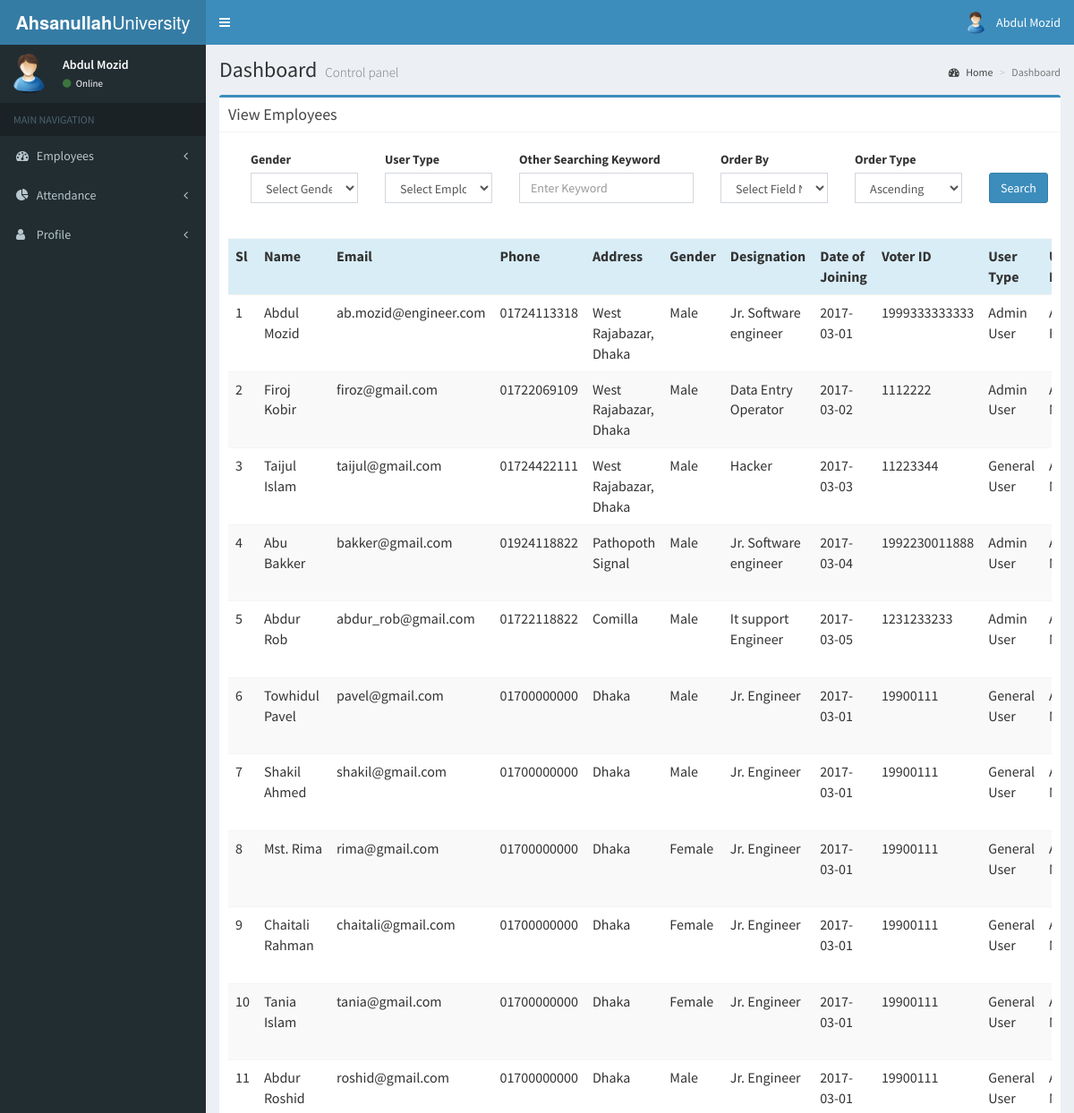
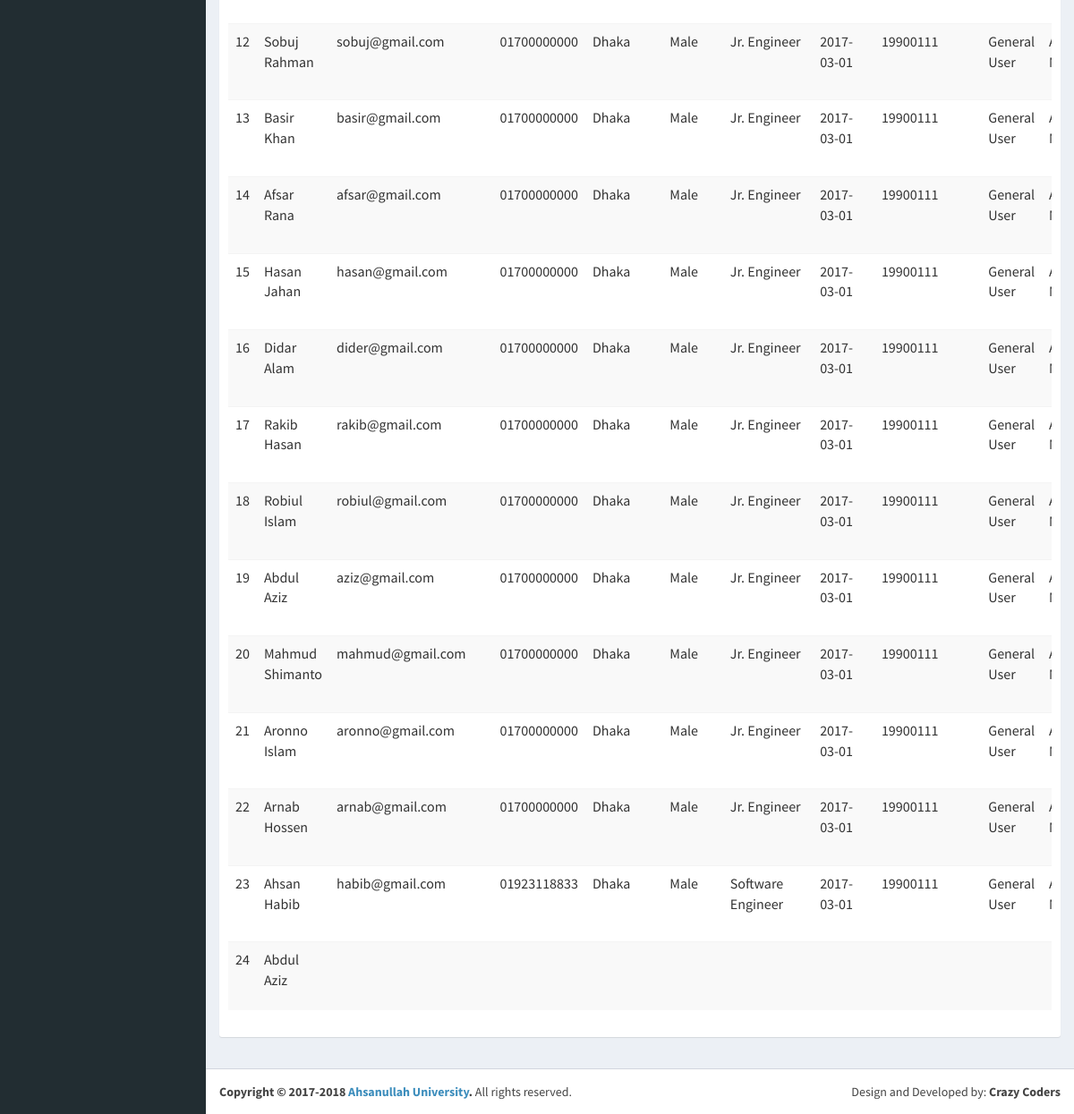
The page /emp_view_employee.php?id=359537 (signed in) on the database its author committed (2 pictures, top to bottom).
### tables this page shows
CREATE TABLE `employee` (
  `id` int(10) NOT NULL AUTO_INCREMENT,
  `first_name` varchar(100) DEFAULT NULL,
  `last_name` varchar(100) DEFAULT NULL,
  `email` varchar(100) DEFAULT NULL,
  `phone_no` varchar(11) DEFAULT NULL,
  `address` varchar(200) DEFAULT NULL,
  `designation` varchar(100) DEFAULT NULL,
  `gender` varchar(10) DEFAULT NULL,
  `joining_date` date DEFAULT NULL,
  `voter_id` varchar(20) DEFAULT NULL,
  `user_type` int(2) DEFAULT NULL,
  `password` varchar(50) DEFAULT NULL,
  `update_by` int(10) DEFAULT NULL,
  `insert_datetime` datetime DEFAULT NULL,
  PRIMARY KEY (`id`)
);

### emp_view_employee.php (the view, shortened to what this page needs)
<!DOCTYPE html>
<html>
    <head>
        <?php include 'shared/csslinks.php'; ?>
    </head>
    <body class="hold-transition skin-blue sidebar-mini">
        <div class="wrapper">
            <?php include "shared/header.php"; ?>
            <?php include "shared/navbar.php"; ?>
            <div class="content-wrapper">
                <section class="content-header">
                    <h1>
                        Dashboard
                        <small>Control panel</small>
                    </h1>
                    <ol class="breadcrumb">
                        <li><a href="#"><i class="fa fa-dashboard"></i> Home</a></li>
                        <li class="active">Dashboard</li>
                    </ol>
                </section>
                <section class="content">
                    <div class="row">
                        <div class="col-md-12">
                            <div class="box box-primary">
                                <div class="box-header with-border">
                                    <h3 class="box-title">View Employees</h3>
                                </div>
                                <div class="box-body">
                                    <div class="row">
                                        <div class="col-md-12">
                                            <?php
                                            $condition = " Where 1=1";
                                            $keyword = '';
                                            $order_type = '';
                                            ?>
                                            <form action="" method="POST" id="contact_form">
                                                <div class="box-body">
                                                    <div class="col-md-2">
                                                        <div class="form-group">
                                                            <label for="gender">Gender</label>
                                                            <select class="form-control" name="gender" id="gender">
                                                                <option value="">Select Gender </option>
                                                            </select>
                                                        </div>
                                                    </div>
                                                    <div class="col-md-2">
                                                        <div class="form-group">
                                                            <label for="user_type">User Type</label>
                                                            <select class="form-control" name="user_type" id="user_type">
                                                                <option value="">Select Employee Name </option>
                                                            </select>
                                                        </div>
                                                    </div>
                                                    <div class="col-md-3">
                                                        <div class="form-group">
                                                            <label for="keyword">Other Searching Keyword</label>
                                                            <input type="text" name="keyword" class="form-control" value="<?php
if (!empty($keyword)) {
    echo $keyword;
}
?>"placeholder="Enter Keyword"/>
                                                        </div>
                                                    </div>
                                                    <div class="col-md-2">
                                                        <div class="form-group">
                                                            <label for="order_by">Order By</label>
                                                            <select class="form-control" name="order_by" id="order_by">
                                                                <option value="">Select Field Name </option>
                                                            </select>
                                                        </div>
                                                    </div>
                                                    <div class="col-md-2">
                                                        <div class="form-group">
                                                            <label for="order_type">Order Type</label>
                                                            <select class="form-control" name="order_type" id="order_type">
                                                                <option value="ASC"<?php
                                                                    if ($order_type == "ASC") {
                                                                        echo "Selected";
                                                                    }
                                                                    ?>>Ascending</option>
                                                            </select>
                                                        </div>
                                                    </div>
                                                    <div class="col-md-1">
                                                        <div class="form-group" style="margin-top:25px;">
                                                            <input type="submit" class="btn btn-primary" name="search" value="Search">
                                                        </div>
                                                    </div>
                                                </div>
                                            </form>
                                            <div class="table-responsive">
                                                <table class="table table-striped" id="myTable">
                                                    <tr class="info">
                                                        <th>Sl</th>
                                                        <th>Name</th>
                                                        <th>Email</th>
                                                        <th>Phone</th>
                                                        <th>Address</th>
                                                        <th>Gender</th>
                                                        <th>Designation</th>
                                                        <th>Date of Joining</th>
                                                        <th>Voter ID</th>
                                                        <th>User Type</th>
                                                        <th>Update By</th>
                                                    </tr>
                                                    <?php
                                                    $i = 1;
                                                    $query = mysql_query("SELECT *,(SELECT TYPE FROM user_type WHERE id=user_type) AS usertype,(SELECT CONCAT(first_name,' ',last_name) FROM employee AS emp WHERE emp.`id`=employee.`update_by`) AS update_by_name FROM employee $condition");
                                                    $count = mysql_num_rows($query);
                                                    if ($count >= 1) {
                                                        while ($row = mysql_fetch_array($query)) {
                                                            ?>
                                                            <tr>
                                                                <td><?php echo $i; ?></td>
                                                                <td><?php echo $row['first_name'] . " " . $row['last_name']; ?></td>
                                                                <td><?php echo $row['email']; ?></td>
                                                                <td><?php echo $row['phone_no']; ?></td>
                                                                <td><?php echo $row['address']; ?></td>
                                                                <td><?php echo $row['gender']; ?></td>
                                                                <td><?php echo $row['designation']; ?></td>
                                                                <td><?php echo $row['joining_date']; ?></td>
                                                                <td><?php echo $row['voter_id']; ?></td>
                                                                <td><?php echo $row['usertype']; ?></td>
                                                                <td><?php echo $row['update_by_name']; ?></td>
                                                            </tr>
        <?php
        $i++;
    }
} else
    echo "<tr><td colspan='12'><span style='color:red;'><strong>Data not found</stron></span></td></tr>";
?>
                                                </table>
                                            </div>
                                        </div>
                                    </div>
                                </div>
                            </div>
                        </div>
                    </div>
                </section>
            </div>
    <?php include "shared/footer.php"; ?>
        </div>
    </body>
</html>

### shared/csslinks.php (shortened to what this page needs)
<link rel="stylesheet" href="source/bootstrap/css/bootstrap.min.css">
<link rel="stylesheet" href="https://cdnjs.cloudflare.com/ajax/libs/font-awesome/4.5.0/css/font-awesome.min.css">
<link rel="stylesheet" href="https://cdnjs.cloudflare.com/ajax/libs/ionicons/2.0.1/css/ionicons.min.css">
<link rel="stylesheet" href="source/dist/css/AdminLTE.min.css">
<link rel="stylesheet" href="source/dist/css/jquery.dataTables.min.css">
<link rel="stylesheet" href="source/dist/css/bootstrapValidator.min.css">
<link rel="stylesheet" href="source/dist/css/skins/_all-skins.min.css">
<link rel="stylesheet" href="source/plugins/iCheck/flat/blue.css">
<link rel="stylesheet" href="source/plugins/morris/morris.css">
<link rel="stylesheet" href="source/plugins/jvectormap/jquery-jvectormap-1.2.2.css">
<link rel="stylesheet" href="source/plugins/datepicker/datepicker3.css">
<link rel="stylesheet" href="source/plugins/daterangepicker/daterangepicker.css">
<link rel="stylesheet" href="source/plugins/bootstrap-wysihtml5/bootstrap3-wysihtml5.min.css">
<link rel="stylesheet" href="source/dist/css/bootstrap_timepicker.css">

### shared/header.php (shortened to what this page needs)
<header class="main-header">
    <a href="index.php" class="logo">
      <span class="logo-lg"><b>Ahsanullah</b>University</span>
    </a>
    <nav class="navbar navbar-static-top">
      <a href="#" class="sidebar-toggle" data-toggle="offcanvas" role="button">
      </a>
      <div class="navbar-custom-menu pull-right">
        <ul class="nav navbar-nav">
          <li class="dropdown user user-menu">
            <a href="#" class="dropdown-toggle" data-toggle="dropdown">
              <img src="images/user.png" class="user-image" alt="User Image">
              <span class="hidden-xs"><?php if(!empty($_SESSION)){if(!empty($_SESSION['name'])){echo $_SESSION['name'];}}?></span>
            </a>
          </li>
        </ul>
      </div>
    </nav>
  </header>

### shared/navbar.php (shortened to what this page needs)
<aside class="main-sidebar">
    <section class="sidebar">
        <div class="user-panel">
            <div class="pull-left image">
                <img src="images/user.png" class="img-circle" alt="User Image">
            </div>
            <div class="pull-left info">
                <p><?php if (!empty($_SESSION)) {
    if (!empty($_SESSION['name'])) {
        echo $_SESSION['name'];
    }
} ?></p>
                <a href="#"><i class="fa fa-circle text-success"></i> Online</a>
            </div>
        </div>
        <ul class="sidebar-menu">
            <li class="header">MAIN NAVIGATION</li>
            <li class="treeview">
                <a href="#">
                    <i class="fa fa-dashboard"></i> <span>Employees</span>
                    <span class="pull-right-container">
                        <i class="fa fa-angle-left pull-right"></i>
                    </span>
                </a>
            </li>
            <li class="treeview">
                <a href="#">
                    <i class="fa fa-pie-chart"></i>
                    <span>Attendance</span>
                    <span class="pull-right-container">
                        <i class="fa fa-angle-left pull-right"></i>
                    </span>
                </a>
            </li>
            <li class="treeview">
                <a href="#">
                    <i class="fa fa-user"></i> <span>Profile</span>
                    <span class="pull-right-container">
                        <i class="fa fa-angle-left pull-right"></i>
                    </span>
                </a>
            </li>
        </ul>
    </section>
</aside>

### shared/footer.php
<footer class="main-footer">
  <div class="pull-right hidden-xs">
    Design and Developed by: <b>Crazy Coders</b>
  </div>
  <strong>Copyright &copy; <?php echo $year=date('Y')-1;?>-<?php echo $year+1;?> <a href="http://www.aust.edu">Ahsanullah University</a>.</strong> All rights
  reserved.
</footer>

### rows shown on the page
employee: first_name "Abdul", last_name "Mozid", email "ab.mozid@engineer.com", phone_no "01724113318", address "West Rajabazar, Dhaka", gender "Male", designation "Jr. Software engineer", joining_date "2017-03-01", voter "1999333333333", usertype "Admin User"
employee: first_name "Firoj", last_name "Kobir", email "firoz@gmail.com", phone_no "01722069109", address "West Rajabazar, Dhaka", gender "Male", designation "Data Entry Operator", joining_date "2017-03-02", voter "1112222", usertype "Admin User"
employee: first_name "Taijul", last_name "Islam", email "taijul@gmail.com", phone_no "01724422111", address "West Rajabazar, Dhaka", gender "Male", designation "Hacker", joining_date "2017-03-03", voter "11223344", usertype "General User"
employee: first_name "Abu", last_name "Bakker", email "bakker@gmail.com", phone_no "01924118822", address "Pathopoth Signal", gender "Male", designation "Jr. Software engineer", joining_date "2017-03-04", voter "1992230011888", usertype "Admin User"
employee: first_name "Abdur", last_name "Rob", email "abdur_rob@gmail.com", phone_no "01722118822", address "Comilla", gender "Male", designation "It support Engineer", joining_date "2017-03-05", voter "1231233233", usertype "Admin User"
employee: first_name "Towhidul", last_name "Pavel", email "pavel@gmail.com", phone_no "01700000000", address "Dhaka", gender "Male", designation "Jr. Engineer", joining_date "2017-03-01", voter "19900111", usertype "General User"
employee: first_name "Shakil", last_name "Ahmed", email "shakil@gmail.com", phone_no "01700000000", address "Dhaka", gender "Male", designation "Jr. Engineer", joining_date "2017-03-01", voter "19900111", usertype "General User"
employee: first_name "Mst.", last_name "Rima", email "rima@gmail.com", phone_no "01700000000", address "Dhaka", gender "Female", designation "Jr. Engineer", joining_date "2017-03-01", voter "19900111", usertype "General User"
employee: first_name "Chaitali", last_name "Rahman", email "chaitali@gmail.com", phone_no "01700000000", address "Dhaka", gender "Female", designation "Jr. Engineer", joining_date "2017-03-01", voter "19900111", usertype "General User"
employee: first_name "Tania", last_name "Islam", email "tania@gmail.com", phone_no "01700000000", address "Dhaka", gender "Female", designation "Jr. Engineer", joining_date "2017-03-01", voter "19900111", usertype "General User"
employee: first_name "Abdur", last_name "Roshid", email "roshid@gmail.com", phone_no "01700000000", address "Dhaka", gender "Male", designation "Jr. Engineer", joining_date "2017-03-01", voter "19900111", usertype "General User"
employee: first_name "Sobuj", last_name "Rahman", email "sobuj@gmail.com", phone_no "01700000000", address "Dhaka", gender "Male", designation "Jr. Engineer", joining_date "2017-03-01", voter "19900111", usertype "General User"
employee: first_name "Basir", last_name "Khan", email "basir@gmail.com", phone_no "01700000000", address "Dhaka", gender "Male", designation "Jr. Engineer", joining_date "2017-03-01", voter "19900111", usertype "General User"
employee: first_name "Afsar", last_name "Rana", email "afsar@gmail.com", phone_no "01700000000", address "Dhaka", gender "Male", designation "Jr. Engineer", joining_date "2017-03-01", voter "19900111", usertype "General User"
employee: first_name "Hasan", last_name "Jahan", email "hasan@gmail.com", phone_no "01700000000", address "Dhaka", gender "Male", designation "Jr. Engineer", joining_date "2017-03-01", voter "19900111", usertype "General User"
employee: first_name "Didar", last_name "Alam", email "dider@gmail.com", phone_no "01700000000", address "Dhaka", gender "Male", designation "Jr. Engineer", joining_date "2017-03-01", voter "19900111", usertype "General User"
employee: first_name "Rakib", last_name "Hasan", email "rakib@gmail.com", phone_no "01700000000", address "Dhaka", gender "Male", designation "Jr. Engineer", joining_date "2017-03-01", voter "19900111", usertype "General User"
employee: first_name "Robiul", last_name "Islam", email "robiul@gmail.com", phone_no "01700000000", address "Dhaka", gender "Male", designation "Jr. Engineer", joining_date "2017-03-01", voter "19900111", usertype "General User"
employee: first_name "Abdul", last_name "Aziz", email "aziz@gmail.com", phone_no "01700000000", address "Dhaka", gender "Male", designation "Jr. Engineer", joining_date "2017-03-01", voter "19900111", usertype "General User"
employee: first_name "Mahmud", last_name "Shimanto", email "mahmud@gmail.com", phone_no "01700000000", address "Dhaka", gender "Male", designation "Jr. Engineer", joining_date "2017-03-01", voter "19900111", usertype "General User"
employee: first_name "Aronno", last_name "Islam", email "aronno@gmail.com", phone_no "01700000000", address "Dhaka", gender "Male", designation "Jr. Engineer", joining_date "2017-03-01", voter "19900111", usertype "General User"
employee: first_name "Arnab", last_name "Hossen", email "arnab@gmail.com", phone_no "01700000000", address "Dhaka", gender "Male", designation "Jr. Engineer", joining_date "2017-03-01", voter "19900111", usertype "General User"
employee: first_name "Ahsan", last_name "Habib", email "habib@gmail.com", phone_no "01923118833", address "Dhaka", gender "Male", designation "Software Engineer", joining_date "2017-03-01", voter "19900111", usertype "General User"
employee: first_name "Abdul", last_name "Aziz"

### other values the page prints
$_SESSION['name'] "Abdul Mozid"
